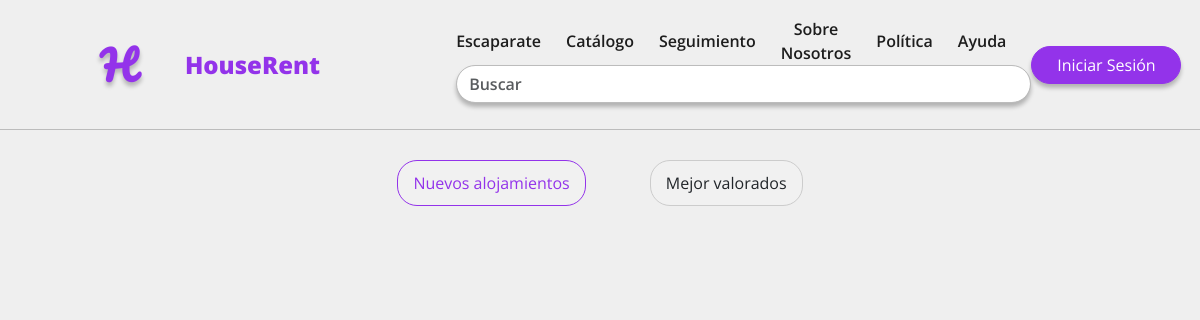
The app's page /, older data.
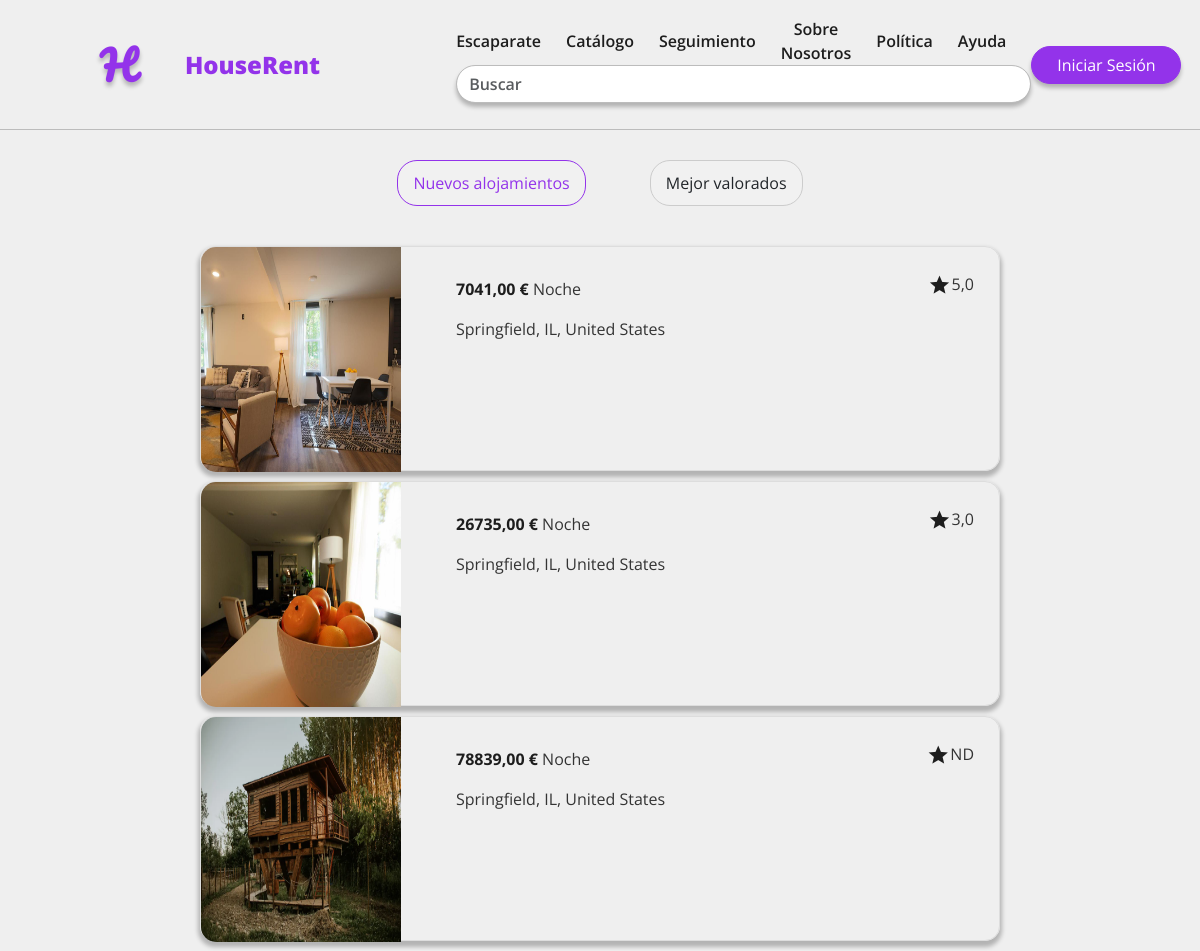
The same page, newer data.
### apps/core/models.py (models this page shows, shortened)
class Accommodation(models.Model):
    name = models.CharField(max_length=256, blank=False, null=False)
    description = models.TextField(max_length=1024, blank=False, null=False)
    capacity = models.PositiveIntegerField(blank=False, null=False, default=1)
    owner = models.ForeignKey(CustomUser, on_delete=models.CASCADE, blank=False, null=False)
    price = models.DecimalField(decimal_places=2, max_digits=8, blank=False, null=False, validators=[MinValueValidator(0)], help_text='Ingresa un valor positivo')
    address = models.ForeignKey(Address, on_delete=models.CASCADE, blank=False, null=False)
    category = models.CharField(max_length=16, choices=Category.choices(), blank=False, null=False)
    service = models.ManyToManyField(Service, blank=True)
    creation_date = models.DateField(auto_now_add=True, blank=False, null=False)
    modification_date = models.DateField(auto_now=True, blank=False, null=False)
    is_active = models.BooleanField(default=True, blank=False, null=False)
    @property
    def average_rating(self):
        return self.comments.aggregate(models.Avg('rating'))['rating__avg']
    class Meta:
        verbose_name = "Alojamiento"
        verbose_name_plural = "Alojamientos"
        indexes = [
            models.Index(fields=['name']),
            models.Index(fields=['owner']),
            models.Index(fields=['category']),
        ]

class Image(models.Model):
    title = models.TextField(max_length=64, blank=False, null=False)
    order = models.PositiveIntegerField(blank=False, null=False)
    image = models.ImageField(
        upload_to="images/",
        blank=False,
        null=False,
        validators=[
            FileExtensionValidator(allowed_extensions=['jpg', 'png', 'jpeg'])
        ]
    )
    alt = models.CharField(max_length=256, blank=False, null=False)
    publication_date = models.DateField(auto_now=True, blank=False, null=False)
    accommodation = models.ForeignKey(Accommodation, on_delete=models.CASCADE, blank=False, null=False)
    class Meta:
        verbose_name = "Imagen"
        verbose_name_plural = "Imágenes"
        unique_together = ('accommodation', 'order')

class Address(models.Model):
    street_number = models.CharField(max_length=8, blank=False, null=False)
    address_line = models.TextField(blank=False, null=False)
    city = models.CharField(max_length=256, blank=False, null=False)
    region = models.CharField(max_length=256, blank=False, null=False)
    country = CountryField(blank_label='(seleccionar país)', blank=False, null=False)
    postal_code = models.CharField(max_length=16, blank=False, null=False)
    class Meta:
        verbose_name = "Dirección"
        verbose_name_plural = "Direcciones"
        indexes = [
            models.Index(fields=['city']),
            models.Index(fields=['region']),
            models.Index(fields=['postal_code'])
        ]

### apps/core/views.py (the view)
# urls.py: path('',views.news,name='home'),
def news(request):
    news_accommodation = Accommodation.objects.filter(Q(is_active=True)).order_by('-creation_date')[:3]
    best_accommodation = sorted(Accommodation.objects.filter(Q(is_active=True)), key=lambda acc: acc.average_rating if acc.average_rating is not None else float('-inf'), reverse=True) [:3]
    for accommodation in news_accommodation:
        accommodation.first_image = Image.objects.filter(accommodation=accommodation, order=1).first()
    for accommodation in best_accommodation:
        accommodation.first_image = Image.objects.filter(accommodation=accommodation, order=1).first()
    return render(request, 'core/news.html', {'news_accommodation': news_accommodation, 'best_accommodation': best_accommodation})

### templates/core/news.html (shortened to what this page needs)
{% extends 'base_generic.html' %}
{% block content %}
{% load static %}
<link rel="stylesheet" type="text/css" href="/static/css/history.css">
<div class="tab-container">
    <div class="tab-buttons">
        <div class="tab-button active" onclick="openTab(event, 'news_accommodation')">Nuevos alojamientos</div>
        <div class="tab-button" onclick="openTab(event, 'best_accommodation')">Mejor valorados</div>
    </div>
    <div id="news_accommodation" class="tab">
        {% for accommodation in news_accommodation %}
        <a href="/accommodation/{{ accommodation.id }}" class="card-history">
            <div class="card-header">
                <img src="{{ accommodation.first_image.image.url }}" alt="{{ news_accommodation.first_image.alt }}" class="card-image">
            </div>
            <div class="card-body">
                <div class="card-body">
                    <p class="card-text"><b class="price"> {{ accommodation.price }} € </b> Noche</p>
                    <p class="card-text">{{ accommodation.address.city }}, {{ accommodation.address.region }}, {{ accommodation.address.country.name }}</p>
                    <div class="rating">
                        <span class="material-symbols-outlined rating-star">
                        </span>
                        <p class="card-text">{{ accommodation.average_rating|default:"ND" }}</p>
                    </div>
                </div>
            </div>
        </a>
        {% endfor %}
    </div>
</div>
{% endblock %}

Row changes from the older to the newer data that the page shows:
added Accommodation: first_image.image (picture), price "7041,00", address.city "Springfield", address.region "IL", address.country.name "United States", average_rating "5,0"
added Accommodation: first_image.image (picture), price "26735,00", address.city "Springfield", address.region "IL", address.country.name "United States", average_rating "3,0"
added Accommodation: first_image.image (picture), price "78839,00", address.city "Springfield", address.region "IL", address.country.name "United States", average_rating "ND"
